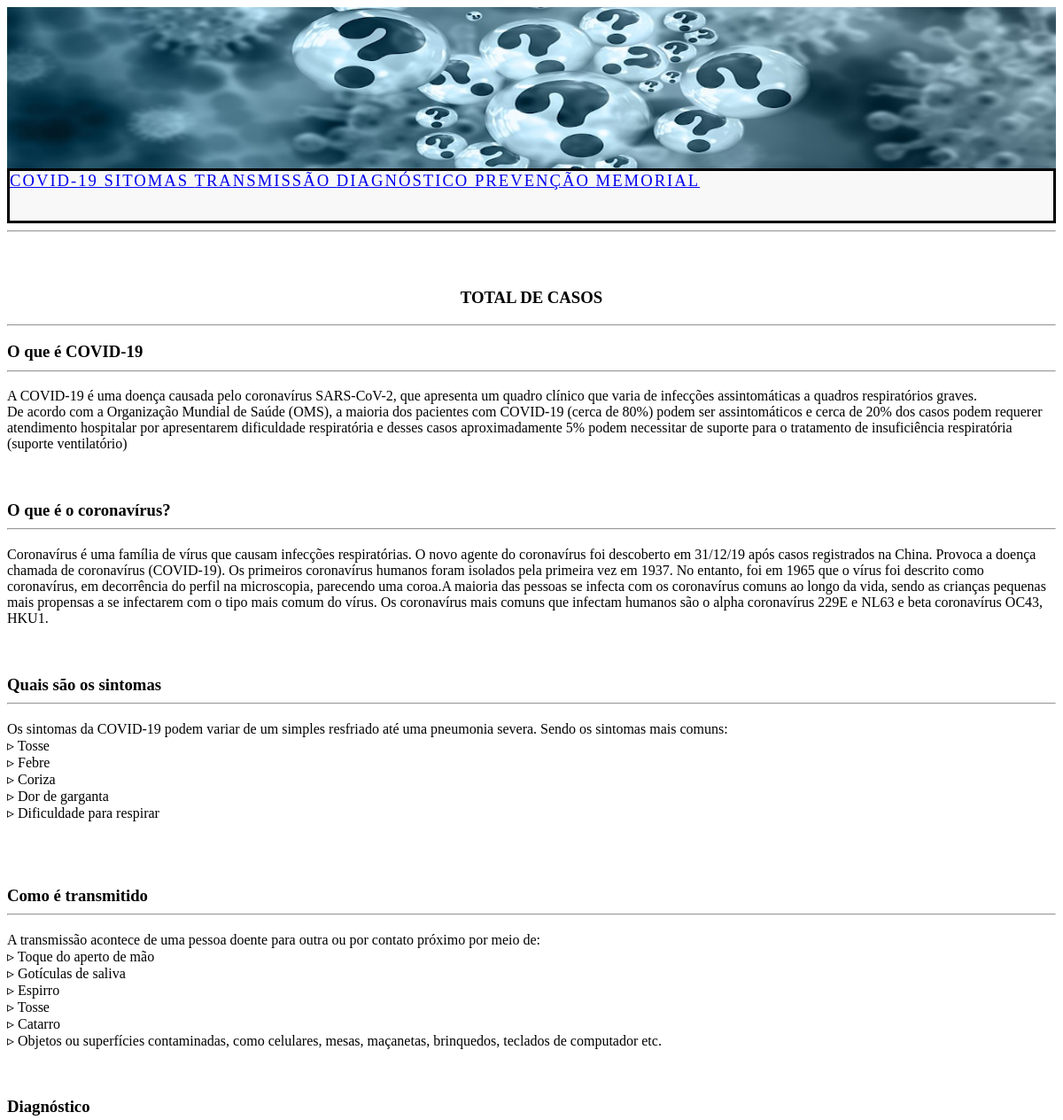
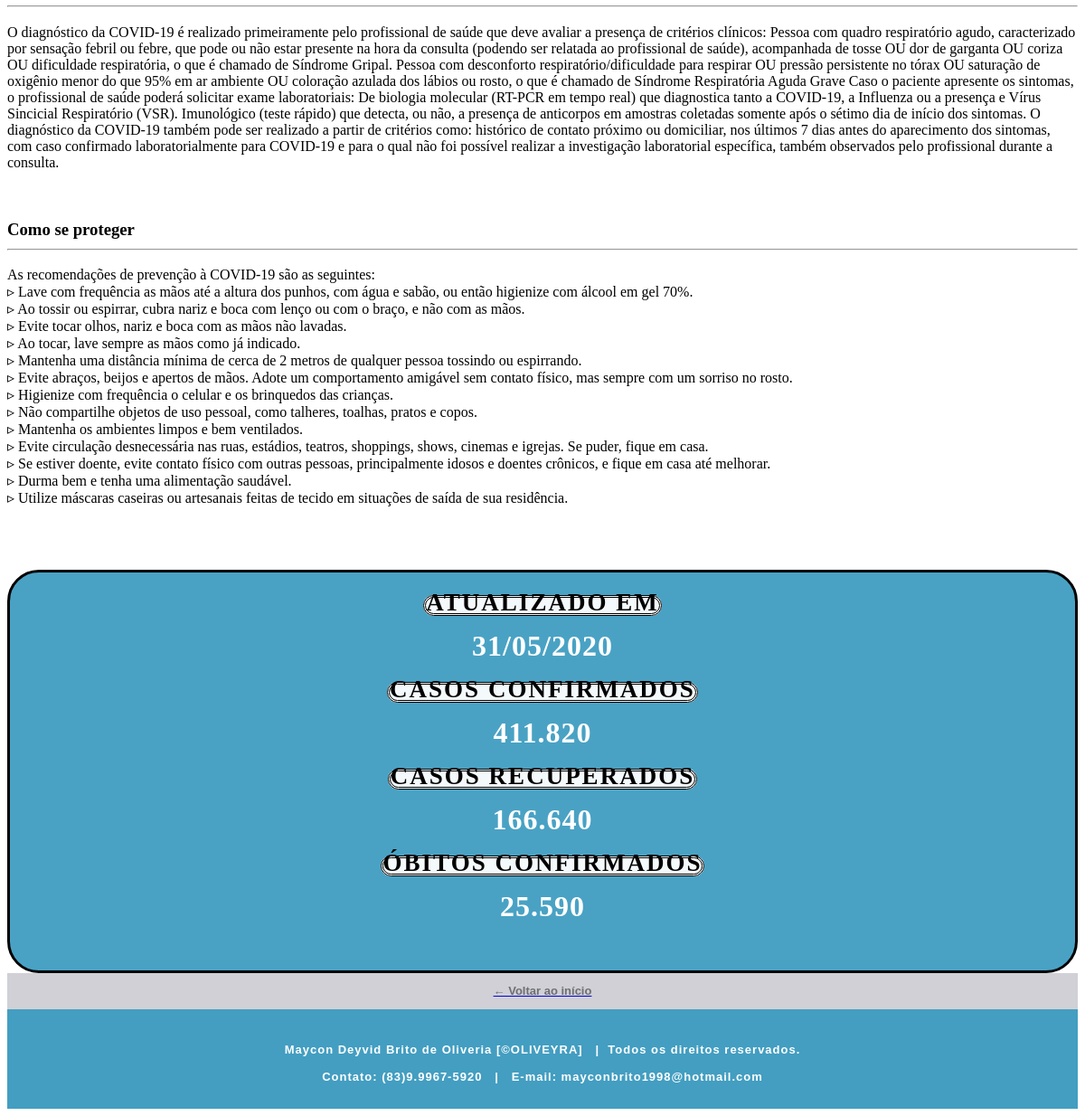
Screenshot of /principal.php with the database file from the repository (2 pictures, top to bottom).
### tables this page shows
CREATE TABLE `pag_principal` (
  `id_conteudo` bigint(20) UNSIGNED NOT NULL,
  `titulo_conteudo` varchar(30) DEFAULT NULL,
  `conteudo` text DEFAULT NULL
);

CREATE TABLE `dados_covid` (
  `id_dados_covid` bigint(20) UNSIGNED NOT NULL,
  `data_dados` date NOT NULL DEFAULT current_timestamp(),
  `mortes_dados` int(11) NOT NULL,
  `confirmados_dados` int(11) NOT NULL,
  `recuperados_dados` int(11) NOT NULL
);

### principal.php (the view, shortened to what this page needs)
<?php
		include_once('topo.php');
		include_once('menu.php');
	?>
<hr>
<div class="container">
  <div class="row">
    <div class="col-4">
      <div class="panel-heading">
        <h3 style="text-align: center">TOTAL DE CASOS</h3>
        <hr>
      </div>
    </div>
  </div>
  <div class="row">
    <div class="col-7">
      <?php
        $query= mysqli_query($conexao,"SELECT * FROM  pag_principal where id_conteudo=1");
        while ($tabela= mysqli_fetch_array($query)){
          $titulo= $tabela['titulo_conteudo']."<hr>";
          $conteudo= $tabela['conteudo']."<br><br><br>";
      ?>
        <a name="index1"> <h3> <?php echo $titulo ?> </h3> </a>
        <p> <?php echo $conteudo ?> </p>
      <?php } ?>
      <?php
        $query= mysqli_query($conexao,"SELECT * FROM  pag_principal where id_conteudo=2");
        while ($tabela= mysqli_fetch_array($query)){
          $titulo= $tabela['titulo_conteudo']."<hr>";
          $conteudo= $tabela['conteudo']."<br><br><br>";
      ?>
        <a name="index1"> <h3> <?php echo $titulo ?> </h3> </a>
        <p> <?php echo $conteudo ?> </p>
      <?php } ?>
      <?php
        $query= mysqli_query($conexao,"SELECT * FROM  pag_principal where id_conteudo=3");
        while ($tabela= mysqli_fetch_array($query)){
          $titulo= $tabela['titulo_conteudo']."<hr>";
          $conteudo= $tabela['conteudo']."<br><br><br>";
      ?>
        <a name="index2"> <h3> <?php echo $titulo ?> </h3> </a>
        <p> <?php echo $conteudo ?> </p>
      <?php } ?>
      <?php
        $query= mysqli_query($conexao,"SELECT * FROM  pag_principal where id_conteudo=4");
        while ($tabela= mysqli_fetch_array($query)){
          $titulo= $tabela['titulo_conteudo']."<hr>";
          $conteudo= $tabela['conteudo']."<br><br><br>";
      ?>
        <a name="index3"> <h3> <?php echo $titulo ?> </h3> </a>
       <p> <?php echo $conteudo ?> </p>
      <?php } ?>
      <?php
        $query= mysqli_query($conexao,"SELECT * FROM  pag_principal where id_conteudo=5");
        while ($tabela= mysqli_fetch_array($query)){
          $titulo= $tabela['titulo_conteudo']."<hr>";
          $conteudo= $tabela['conteudo']."<br><br><br>";
      ?>
        <a name="index4"> <h3> <?php echo $titulo ?> </h3> </a>
        <p> <?php echo $conteudo ?> </p>
      <?php } ?>
      <?php
        $query= mysqli_query($conexao,"SELECT * FROM  pag_principal where id_conteudo=6");
        while ($tabela= mysqli_fetch_array($query)){
          $titulo= $tabela['titulo_conteudo']."<hr>";
          $conteudo= $tabela['conteudo']."<br><br><br>";
      ?>
        <a name="index5"> <h3> <?php echo $titulo ?> </h3> </a>
        <p> <?php echo $conteudo ?> </p>
      <?php } ?>
    </div>
    <div class="col-4" style="height: 440px; border-radius: 35px;  border-style: solid; background-color: rgba(7, 128, 175, 0.733);">
      <?php
        $query= mysqli_query($conexao,'SELECT * FROM dados_covid ORDER BY id_dados_covid');
          while($tabela= mysqli_fetch_array($query)){
            $data= $tabela['data_dados'];
            $mortes= $tabela['mortes_dados'];
            $recuperados= $tabela['recuperados_dados'];
            $confirmados= $tabela['confirmados_dados'];
           $confirmados= number_format($confirmados, 0, '', '.');
           $recuperados= number_format($recuperados, 0, '', '.');
           $mortes= number_format($mortes, 0, '', '.');
          $data= date('d/m/Y',strtotime($data));
      ?>
      <?php } ?>
      <center>
      <div class="container">
      <br>
        <div class="row">
          <divM01 class="col-12">
          <p01>  ATUALIZADO EM </p01>
          </divM01>
        </div>
      </div>
      <p02><?php echo $data ?></p02>
      <div class="container">
        <div class="row">
          <divM01 class="col-12">
          <p01> CASOS CONFIRMADOS </p01>
          </divM01>
        </div>
      </div>
      <p02><?php echo $confirmados ?></p02>
      <div class="container">
        <div class="row">
          <divM01 class="col-12">
          <p01> CASOS RECUPERADOS </p01>
          </divM01>
        </div>
      </div>
      <p02><?php echo $recuperados ?></p02>
      <div class="container">
        <div class="row">
          <divM01 class="col-12">
          <p01> ÓBITOS CONFIRMADOS </p01>
          </divM01>
        </div>
      </div>
      <p02><?php echo $mortes?></p02>
    </div>
  </div>
</div>
<?php
		include_once('rodape.php');
?>

### topo.php
<a name="divTopo"> <img src="img/logo04.png " style=" width: 100%"> </a>

### menu.php (shortened to what this page needs)
<div class="container-fluid" style="background-color: rgb(248, 248, 248); border-style: solid; height: 56px;">
  <div class ="row">
    <divMenuM class="col-2">
    <a href ="/#index1"> <buttonMenu class="btn btn-info"> <pMenu> COVID-19 </pMenu> </buttonMenu> </a>
    </divMenuM>
    <divMenuM class="col-2">
    <a href="/#index2"> <buttonMenu class="btn btn-info"> <pMenu> SITOMAS </pMenu> </buttonMenu> </a>
    </divMenuM>
    <divMenuM class="col-2">
    <a href="/#index3"> <buttonMenu class="btn btn-info"> <pMenu> TRANSMISSÃO </pMenu> </buttonMenu> </a>
    </divMenuM>
    <divMenuM class="col-2">
    <a href="/#index4"> <buttonMenu class="btn btn-info"> <pMenu> DIAGNÓSTICO </pMenu> </buttonMenu> </a>
    </divMenuM>
    <divMenuM class="col-2">
    <a href="/#index5"> <buttonMenu class="btn btn-info"> <pMenu> PREVENÇÃO </pMenu> </buttonMenu> </a>
    </divMenuM>
    <divMenuM class="col-2">
    <a href="/?pg=memorial#memorialMortes"> <buttonMenu class="btn btn-info"> <pMenu> MEMORIAL </pMenu> </buttonMenu> </a>
    </divMenuM>
  </div>
</div>

### rodape.php (shortened to what this page needs)
<footer>
    <a href ="#divTopo">
    <div class="container-fluid" style="background-color: rgba(1, 5, 32, 0.185); height: 40px;">
        <div class="row">
            <div class="col-12">
            <center>
            <p05 style="font: bold 13px Arial; line-height: 40px; color: rgba(26, 27, 27, 0.538);"> &larr; Voltar ao início </p05>
            </center>
            </div>
        </div>
    </div>
    </a>
    <div class="container-fluid" style="background-color: rgba(1, 124, 172, 0.738); height: 110px;">
        <div class="row">
            <div class="col-12">
               <center>
               <p1>
                <br>
                Maycon Deyvid Brito de Oliveria [&copy;OLIVEYRA] &nbsp; | &nbsp;Todos os direitos reservados. <br>
                Contato: (83)9.9967-5920   &nbsp; |  &nbsp;  E-mail: mayconbrito1998@hotmail.com
               </p1>
               </center>
            </div>
        </div>
    </div>
</footer>

### principal.php (style rules this page uses)
p02 { font: bold 32px Tahoma; color: rgba(255, 255, 255, 0.999); line-height: 65px; letter-spacing:1px }
p01 { font: bold 27px Bahnschrift Condensed; letter-spacing:2px }
divM01 { border-radius: 12px; background-color: rgba(255, 255, 255, 0.938); border-style: double; }

### menu.php (style rules this page uses)
buttonMenu { width: 195px; height: 40px; }
pMenu { font: normal 14pt Segoe UI Semibold; letter-spacing:2px }
divMenuM { line-height: 45px; }

### rodape.php (style rules this page uses)
p1 { font: bold 13px Arial; color: rgba(255, 255, 255, 0.999); line-height: 30px; letter-spacing:1px; }

### rows the page displays
pag_principal: titulo_conteudo "O que é COVID-19", conteudo "A COVID-19 é uma doença causada pelo coronavírus SARS-CoV-2, que apresenta um quadro clínico que varia de infecções assintomáticas a quadros respiratórios graves. De acordo com a Organização Mundial de Saúde (OMS), a maioria dos pacientes com COVID-19 (cerca de 80%) podem ser assintomáticos e cerca de 20% dos casos podem requerer atendimento hospitalar por apresentarem dificuldade respiratória e desses casos aproximadamente 5% podem necessitar de suporte para o tratamento de insuficiência respiratória (suporte ventilatório)"
pag_principal: titulo_conteudo "O que é o coronavírus?", conteudo "Coronavírus é uma família de vírus que causam infecções respiratórias. O novo agente do coronavírus foi descoberto em 31/12/19 após casos registrados na China. Provoca a doença chamada de coronavírus (COVID-19). Os primeiros coronavírus humanos foram isolados pela primeira vez em 1937. No entanto, foi em 1965 que o vírus foi descrito como coronavírus, em decorrência do perfil na microscopia, parecendo uma coroa.A maioria das pessoas se infecta com os coronavírus comuns ao longo da vida, sendo as crianças pequenas mais propensas a se infectarem com o tipo mais comum do vírus. Os coronavírus mais comuns que infectam humanos são o alpha coronavírus 229E e NL63 e beta coronavírus OC43, HKU1."
pag_principal: titulo_conteudo "Quais são os sintomas", conteudo "Os sintomas da COVID-19 podem variar de um simples resfriado até uma pneumonia severa. Sendo os sintomas mais comuns: ▹ Tosse ▹ Febre ▹ Coriza ▹ Dor de garganta ▹ Dificuldade para respirar"
pag_principal: titulo_conteudo "Como é transmitido", conteudo "A transmissão acontece de uma pessoa doente para outra ou por contato próximo por meio de: ▹ Toque do aperto de mão ▹ Gotículas de saliva ▹ Espirro ▹ Tosse ▹ Catarro ▹ Objetos ou superfícies contaminadas, como celulares, mesas, maçanetas, brinquedos, teclados de computador etc."
pag_principal: titulo_conteudo "Diagnóstico", conteudo "O diagnóstico da COVID-19 é realizado primeiramente pelo profissional de saúde que deve avaliar a presença de critérios clínicos: Pessoa com quadro respiratório agudo, caracterizado por sensação febril ou febre, que pode ou não estar presente na hora da consulta (podendo ser relatada ao profissional de saúde), acompanhada de tosse OU dor de garganta OU coriza OU dificuldade respiratória, o que é chamado de Síndrome Gripal. Pessoa com desconforto respiratório/dificuldade para respirar OU pressão persistente no tórax OU saturação de oxigênio menor do que 95% em ar ambiente OU coloração azulada dos lábios ou rosto, o que é chamado de Síndrome Respiratória Aguda Grave Caso o paciente apresente…"
pag_principal: titulo_conteudo "Como se proteger", conteudo "As recomendações de prevenção à COVID-19 são as seguintes: ▹ Lave com frequência as mãos até a altura dos punhos, com água e sabão, ou então higienize com álcool em gel 70%. ▹ Ao tossir ou espirrar, cubra nariz e boca com lenço ou com o braço, e não com as mãos. ▹ Evite tocar olhos, nariz e boca com as mãos não lavadas. ▹ Ao tocar, lave sempre as mãos como já indicado. ▹ Mantenha uma distância mínima de cerca de 2 metros de qualquer pessoa tossindo ou espirrando. ▹ Evite abraços, beijos e apertos de mãos. Adote um comportamento amigável sem contato físico, mas sempre com um sorriso no rosto. ▹ Higienize com frequência o celular e os brinquedos das crianças. ▹ Não compartilhe objetos de uso…"
dados_covid: data_dados "31/05/2020", confirmados_dados "411.820", recuperados_dados "166.640", mortes_dados "25.590"
